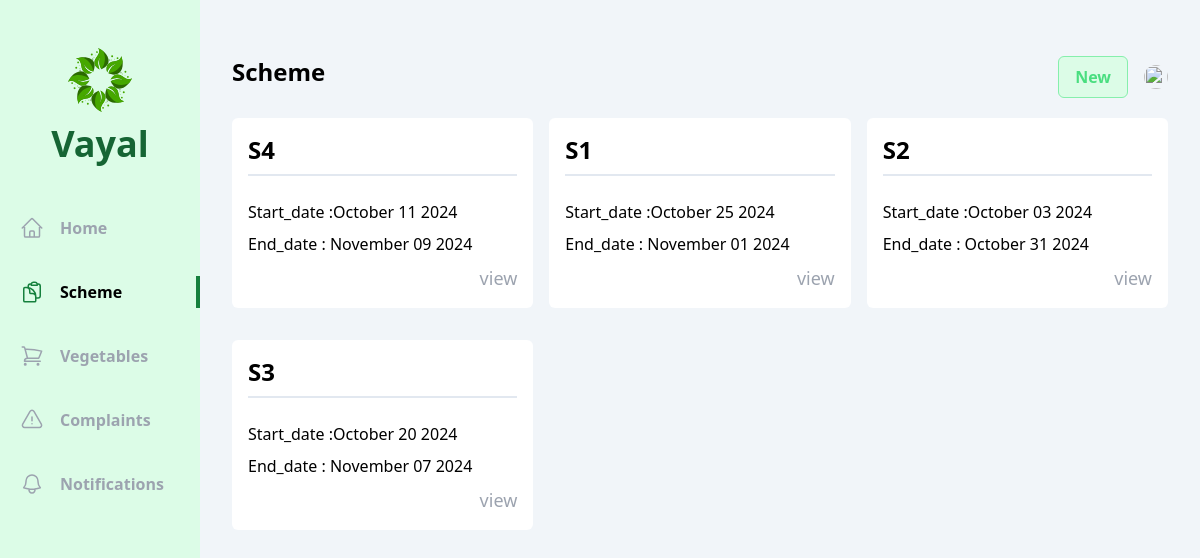
The page /officer/schemes/ on the database its author committed.
### officer/models.py (models this page shows, shortened)
class Scheme(models.Model):
    officer=models.ForeignKey(Agricultural_officer, on_delete=models.CASCADE)
    name=models.CharField(max_length=250)
    type=models.CharField(max_length=50,choices=schem_type)
    description=models.CharField(max_length=250)
    criteria=models.CharField(max_length=250)
    cast_eligibility = models.CharField(max_length=50,choices=scheme_cast,default='All')
    land_ownership=models.CharField(max_length=20, choices=land,default='All')
    posted_date=models.DateTimeField(auto_now_add=True)
    start_date=models.DateField()
    end_date=models.DateField()

### officer/views/schemes.py (the view)
# urls.py: path('schemes/',schemes.index,name='schemes'),
def index(request):
    schemes=Scheme.objects.all().order_by('-id')
    return render(request,'officer/schemes/index.html',{'schemes':schemes,})

### officer/templates/officer/schemes/index.html (shortened to what this page needs)
{% extends 'base.html' %}
{% block content %}
<div class="flex  bg-slate-100">
  <div class="w-2/12 bg-green-100 flex flex-col items-center pb-10">
      <div class="my-12 flex flex-col gap-3 justify-center items-center">
          <h1 class="text-4xl font-bold text-green-800 ">Vayal</h1>
      </div>
      <ul class="flex flex-col gap-8 w-full font-bold text-gray-400">
        <li class="w-full flex items-center px-5 py-1 gap-4 group hover:text-gray-500 cursor-pointer hover:border-green-700 hover:border-r-4">
          <a href="{% url 'officer:home' %}">Home</a>
      </li>
            <li class="w-full flex items-center px-5 py-1 gap-4 border-r-4 text-black border-green-700">
              <a href="{% url 'officer:schemes' %}">Scheme</a>
          </li>
          <li class="w-full flex items-center px-5 py-1 gap-4 group hover:text-gray-500 cursor-pointer hover:border-green-700 hover:border-r-4">
            <a href="{% url 'officer:vegetables' %}">Vegetables</a>
        </li>
        <li class="w-full flex items-center px-5 py-1 gap-4 group hover:text-gray-500 cursor-pointer hover:border-green-700 hover:border-r-4">
            <a href="{% url 'officer:complaints' %}">Complaints</a>
        </li>
        <li class="w-full flex items-center px-5 py-1 gap-4 group hover:text-gray-500 cursor-pointer hover:border-green-700 hover:border-r-4">
            <a href="{% url 'officer:notifications' %}">Notifications</a>
        </li>
      </ul>
    </div>
    <div class="w-10/12 h-screen overflow-y-auto px-8 py-14">
        <div class="flex justify-between mb-5">
            <h1 class="text-2xl font-bold">Scheme</h1>
            <div class="flex items-center gap-4">
                <span class="px-4 py-2 flex gap-1 bg-green-100 text-green-400 border cursor-pointer border-green-300 font-bold rounded-md">
                    <span>
                        <a href="{% url 'officer:create_schemes' %}">New</a>
                    </span>
                </span>
                <div class="relative">
                <img id="profile" src="/uploads/{{vayal_user.photo}}" class="h-6 w-6 rounded-full cursor-pointer" alt="">
            </div>
            </div>
        </div>
      <div class="grid grid-cols-3 gap-x-4 gap-y-8">
        {% if schemes %}
        {% for scheme in schemes %}
            <div class="flex flex-col bg-white p-4 rounded-md gap-2">
                <span class="text-2xl font-bold mb-4 pb-2 border-b-2 border-slate-200">{{scheme.name }}</span>
                <span>Start_date :{{scheme.start_date  | date:"F d Y" }}</span>
                <span>End_date : {{scheme.end_date  | date:"F d Y" }}</span>
                <div class="flex justify-end ">
                    <a href ="{% url 'officer:details_schemes' scheme.id  %}" class="text-lg text-gray-400 ">view</a>
                </div>
            </div>
        {% endfor %}
    {% endif %}
    </div>
  </div>
{% endblock content %}

### rows shown on the page
Scheme: name "S4", start_date "October 11 2024", end_date "November 09 2024"
Scheme: name "S1", start_date "October 25 2024", end_date "November 01 2024"
Scheme: name "S2", start_date "October 03 2024", end_date "October 31 2024"
Scheme: name "S3", start_date "October 20 2024", end_date "November 07 2024"
